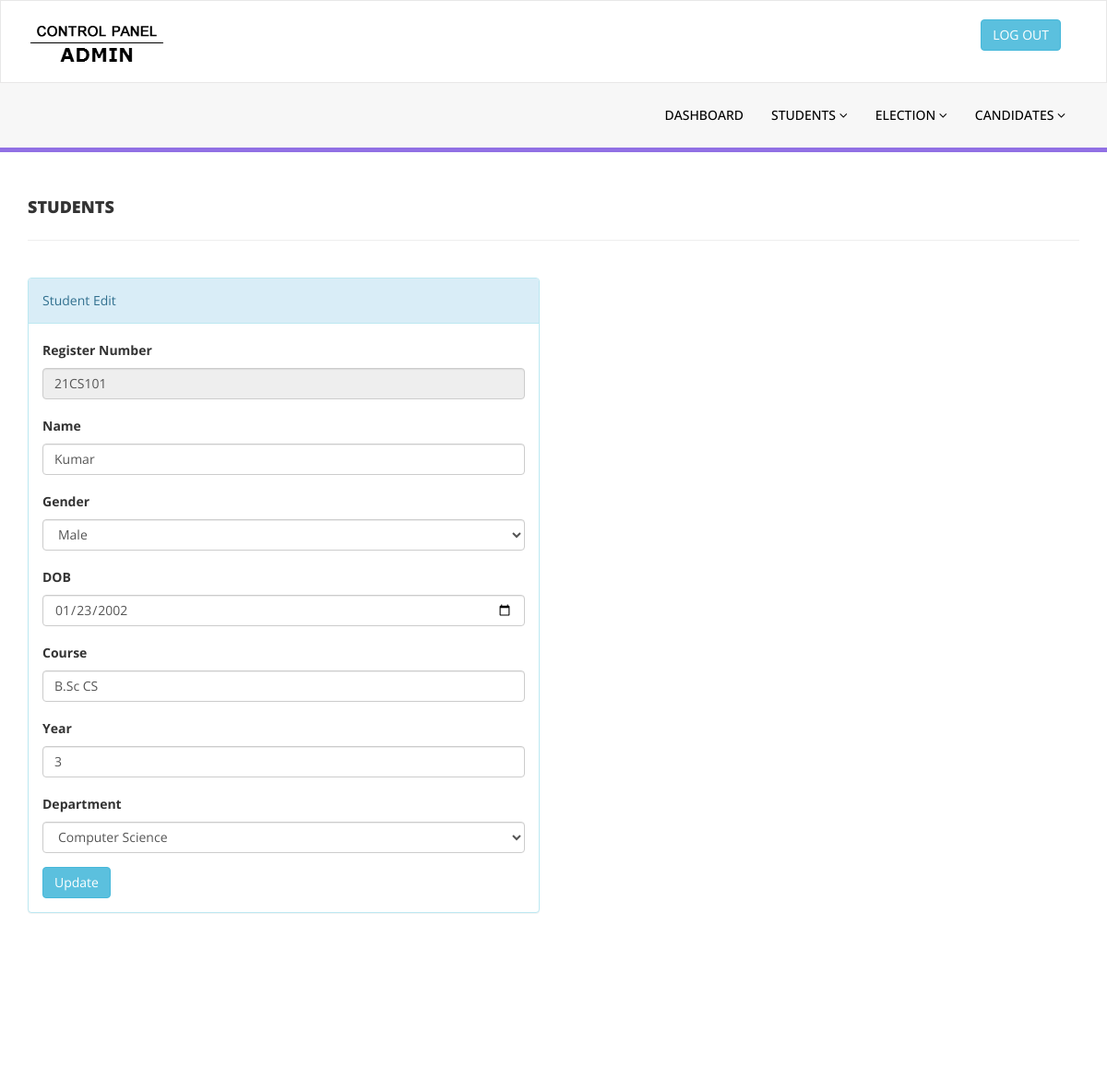
/admin/students_edit.php?id=21CS101 (signed in), run on the app's committed database.
### tables this page shows
CREATE TABLE IF NOT EXISTS `students` (
  `sturegno` varchar(10) NOT NULL,
  `stuname` varchar(50) NOT NULL,
  `stugender` varchar(10) NOT NULL,
  `studob` date NOT NULL,
  `stucourse` varchar(50) NOT NULL,
  `stuyear` varchar(10) NOT NULL,
  `studepartment` varchar(50) NOT NULL,
  `stupassword` varchar(50) NOT NULL,
  `stuthumb` varchar(50) NOT NULL
);

### admin/students_edit.php (the view, shortened to what this page needs)
<?php require_once('../Connections/Connection.php'); ?>
<?php
if (!function_exists("GetSQLValueString")) {
function GetSQLValueString($theValue, $theType, $theDefinedValue = "", $theNotDefinedValue = "")
{
  $theValue = function_exists("mysql_real_escape_string") ? mysql_real_escape_string($theValue) : mysql_escape_string($theValue);
  switch ($theType) {
    case "text":
      $theValue = ($theValue != "") ? "'" . $theValue . "'" : "NULL";
      break;
  }
  return $theValue;
}
}
$editFormAction = $_SERVER['PHP_SELF'];
if (isset($_SERVER['QUERY_STRING'])) {
  $editFormAction .= "?" . htmlentities($_SERVER['QUERY_STRING']);
}
$colname_RsSelectStudents = "-1";
if (isset($_GET['id'])) {
  $colname_RsSelectStudents = $_GET['id'];
}
$query_RsSelectStudents = sprintf("SELECT * FROM students WHERE sturegno = %s", GetSQLValueString($colname_RsSelectStudents, "text"));
$RsSelectStudents = mysql_query($query_RsSelectStudents, $Connection) or die(mysql_error());
$row_RsSelectStudents = mysql_fetch_assoc($RsSelectStudents);
?>
<!DOCTYPE html>
<html xmlns="http://www.w3.org/1999/xhtml">
<head>
    <link href="../assets/css/bootstrap.css" rel="stylesheet" />
    <link href="../assets/css/font-awesome.css" rel="stylesheet" />
    <link href="../assets/css/style.css" rel="stylesheet" />
</head>
<body>
    <?php require_once('header_top.php'); ?>
    <section class="menu-section">
        <div class="container">
            <?php require_once('menu.php'); ?>
        </div>
    </section>
    <div class="content-wrapper">
         <div class="container">
        <div class="row pad-botm">
            <div class="col-md-12">
                <h4 class="header-line">Students</h4>
                            </div>
        </div>
            <div class="row">
                <div class="col-md-6 col-sm-6 col-xs-12">
               <div class="panel panel-info">
                        <div class="panel-heading">
                           Student Edit
                        </div>
                        <div class="panel-body">
                            <form name="StudentsEdit" action="<?php echo $editFormAction; ?>" method="POST" role="form">
                                        <div class="form-group">
                                            <label>Register Number</label>
                                            <input name="sturegno" type="text" autofocus required class="form-control" id="sturegno" value="<?php echo $row_RsSelectStudents['sturegno']; ?>" readonly />
                                        </div>
                              <div class="form-group">
                                <label>Name</label>
                                  <input name="stuname" type="text" required class="form-control" id="stuname" value="<?php echo $row_RsSelectStudents['stuname']; ?>" />
                                </div>
                                        <div class="form-group">
                                            <label>Gender</label>
                                            <select name="stugender" class="form-control" required>
                                              <option value="Male" <?php if (!(strcmp("Male", $row_RsSelectStudents['stugender']))) {echo "selected=\"selected\"";} ?>>Male</option>
                                            </select>
                                        </div>
                              <div class="form-group">
                                <label>DOB</label>
                                  <input name="studob" type="date" value="<?php echo $row_RsSelectStudents['studob']; ?>" required class="form-control" id="studob" />
                                </div>
                              <div class="form-group">
                                <label>Course</label>
                                  <input name="stucourse" type="text" required class="form-control" id="stucourse" value="<?php echo $row_RsSelectStudents['stucourse']; ?>" />
                                </div>
                              <div class="form-group">
                                <label>Year</label>
                                <input name="stuyear" type="text" required class="form-control" id="stuyear" value="<?php echo $row_RsSelectStudents['stuyear']; ?>" />
                                </div>
                                <div class="form-group">
                                <label>Department</label>
                                <select name="studepartment" class="form-control" id="studepartment" required>
                                              <option value="Computer Science" <?php if (!(strcmp("Computer Science", $row_RsSelectStudents['studepartment']))) {echo "selected=\"selected\"";} ?>>Computer Science</option>
                                            </select>
                                </div>
                              <button type="submit" name="submit" id="submit" class="btn btn-info">Update </button>
                                    </form>
                 </div>
                  </div>
                            </div>
            </div>
    </div>
    </div>
    <section class="footer-section">
        <div class="container">
            <?php require_once('footer_copyright.php'); ?>
        </div>
    </section>
</body>
</html>

### assets/css/style.css (style rules this page uses)
.content-wrapper { margin-top: 40px; min-height:800px; padding-bottom:90px; }
.header-line { font-weight:900; padding-bottom:25px; border-bottom:1px solid #eeeeee; text-transform:uppercase; }
.pad-botm { padding-bottom:30px; }
.menu-section { background-color: #f7f7f7; border-bottom:5px solid #9170E4; width:100% }
.footer-section { padding:25px 50px 25px 50px; color:#000; font-size:13px; background-color: #f7f7f7; text-align:right; border-top:5px solid #9170E4; }

### data on the page
students: sturegno "21CS101", stuname "Kumar", stugender "Male", studob "01/23/2002", stucourse "B.Sc CS", stuyear "3", studepartment "Computer Science"
